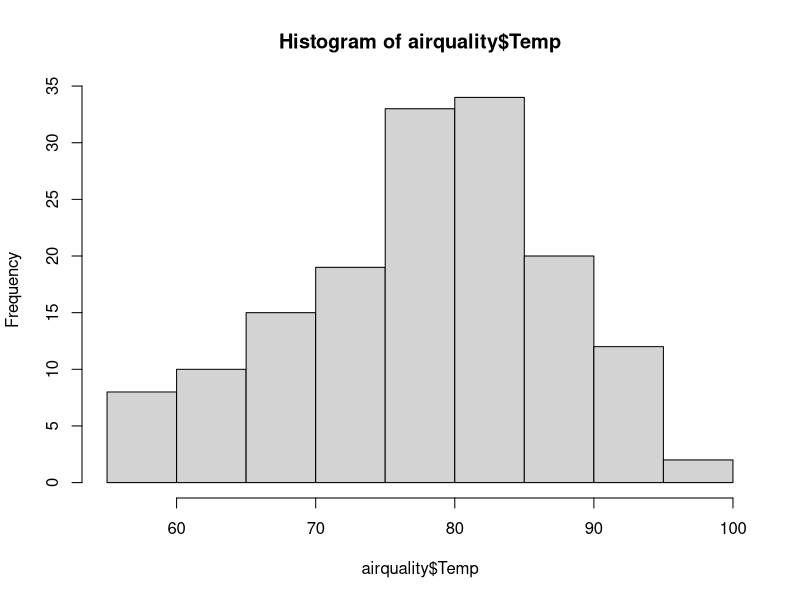
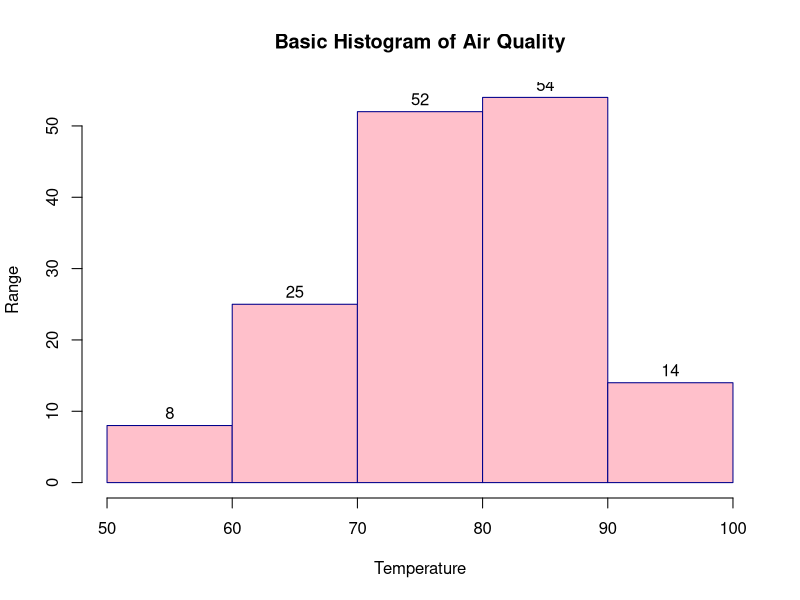
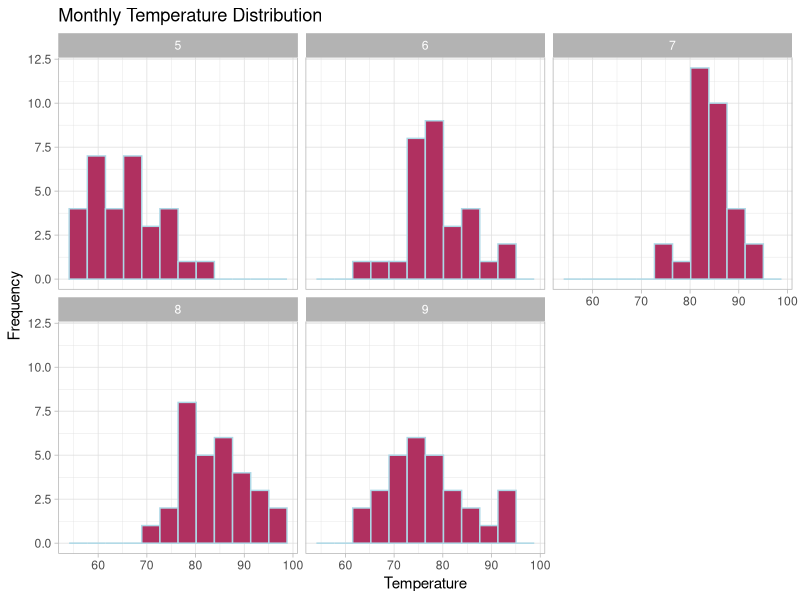

These figures' R source, in order:
# Load the built-in airquality dataset
airquality
# Check the class/type of the dataset
class(airquality)
hist(airquality$Temp)
View(airquality)

# Create a customized histogram using base R
hist(airquality$Temp,
     breaks = 5,
     main = "Basic Histogram of Air Quality",
     xlab = "Temperature",
     ylab = "Range",
     labels = TRUE,
     col = "pink",
     border = "darkblue"
)

# Load ggplot2 library for advanced visualization
library(ggplot2)

# Create histogram using ggplot2
ggplot(
  airquality,
  aes(x = Temp)
) +
  geom_histogram(
    bins = 12,
    fill = "maroon",
    col = "lightblue"
  ) +
  facet_wrap(~ Month) +
  labs(
    title = "Monthly Temperature Distribution",
    x = "Temperature",
    y = "Frequency"
  ) +
  
  # Apply light theme to the plot
  theme_light()

